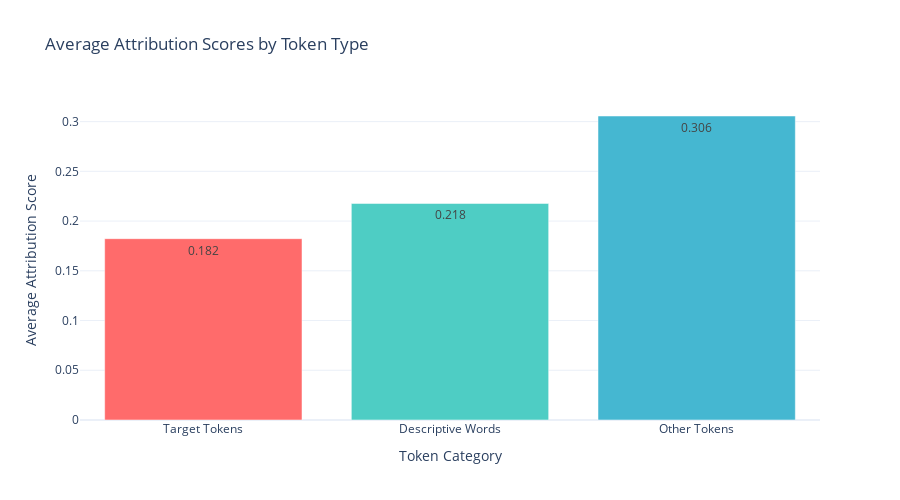

This figure's notebook cell:
### Markdown cell above
## visualize average attribution scores

### Code cell
"""Create summary visualization of semantic patterns"""
categories = ['Target Tokens', 'Descriptive Words', 'Other Tokens']
means = [
    np.mean([np.abs(r['target_scores']) for r in results.values()]),
    np.mean([np.abs(r['descriptive_scores']) for r in results.values()]),
    np.mean([np.abs(r['other_scores']) for r in results.values()])
]

fig = go.Figure()

fig.add_trace(go.Bar(
    x=categories,
    y=means,
    marker_color=['#FF6B6B', '#4ECDC4', '#45B7D1'],
    text=[f'{v:.3f}' for v in means],
    textposition='auto',
))

fig.update_layout(
    title='Average Attribution Scores by Token Type',
    xaxis_title='Token Category',
    yaxis_title='Average Attribution Score',
    showlegend=False,
    template='plotly_white',
    height=500,
)
fig.show()

### Figure 1 — Plotly figure (JSON) as saved in the notebook; plotly's stock layout.template omitted (floating-point values rounded to 4 significant figures)
{"data": [{"marker": {"color": ["#FF6B6B", "#4ECDC4", "#45B7D1"]}, "text": ["0.182", "0.218", "0.306"], "textposition": "auto", "type": "bar", "x": ["Target Tokens", "Descriptive Words", "Other Tokens"], "y": [0.1823, 0.2177, 0.3056]}], "layout": {"height": 500, "showlegend": false, "title": {"text": "Average Attribution Scores by Token Type"}, "xaxis": {"title": {"text": "Token Category"}}, "yaxis": {"title": {"text": "Average Attribution Score"}}}}
